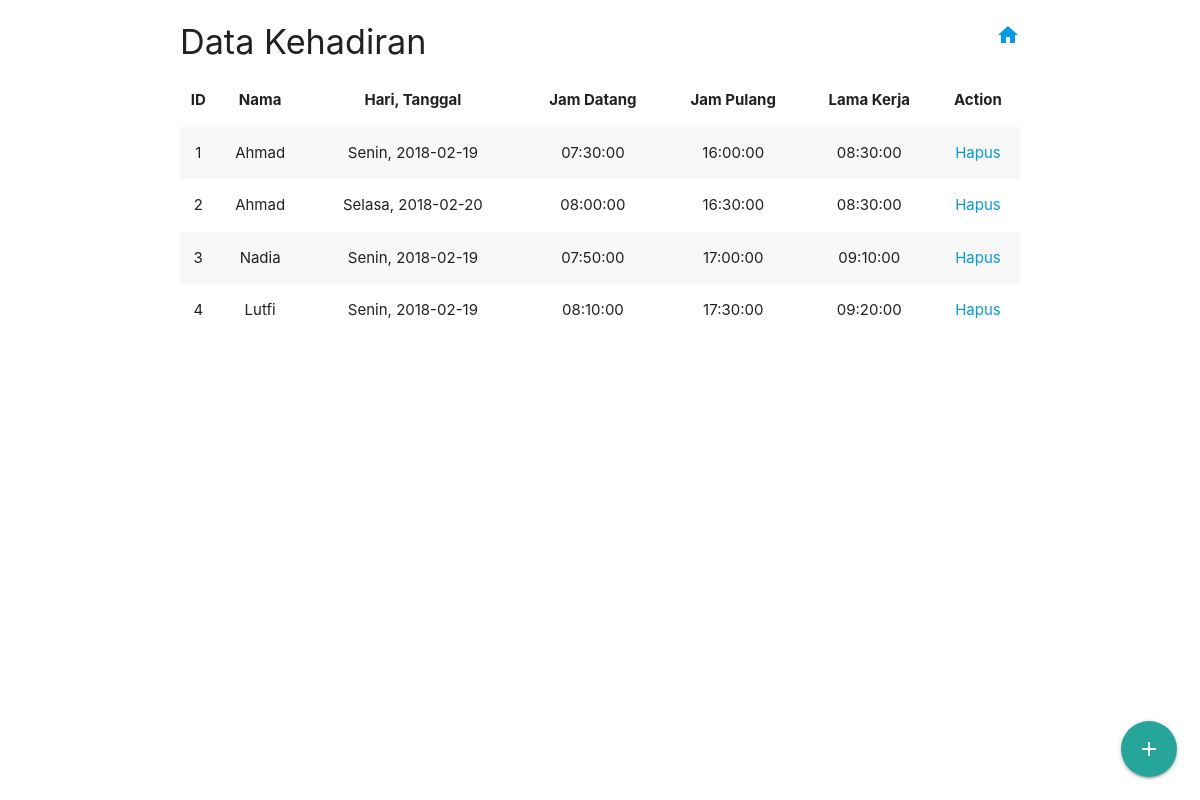
/index.php/kehadiran, run on the app's committed database.
### tables this page shows
CREATE TABLE `Kehadiran` (
  `id_kehadiran` int(11) NOT NULL AUTO_INCREMENT PRIMARY KEY,
  `id_karyawan` int(11) NOT NULL,
  `hari` int(11) NOT NULL,
  `tanggal` date NOT NULL,
  `jam_datang` time NOT NULL,
  `jam_pulang` time DEFAULT NULL
);

CREATE TABLE `Karyawan` (
  `id_karyawan` int(11) NOT NULL AUTO_INCREMENT PRIMARY KEY,
  `nama` varchar(50) NOT NULL,
  `gender` char(1) NOT NULL,
  `alamat` text NOT NULL,
  `no_hp` varchar(13) NOT NULL,
  `kd_jabatan` int(11) NOT NULL
);

### application/controllers/Kehadiran.php (called while the page is built, shortened)
<?php
class Kehadiran extends CI_Controller {
	function __construct() {
		$this->load->model('m_kehadiran');
	}
	function index() {
		$send['data'] = $this->m_kehadiran->get_all();
		$send['title'] = 'Data Kehadiran';
		$this->load->view('kehadiran/lihat', $send);
	}
}

### index.php (called while the page is built, shortened)
<?php
require_once BASEPATH.'core/CodeIgniter.php';

### application/models/M_kehadiran.php (called while the page is built, shortened)
<?php
class M_kehadiran extends CI_Model {
	private $tbname = 'Kehadiran';
	function get_all() {
		$query = 'SELECT id_kehadiran, nama, hari, tanggal, jam_datang, jam_pulang, timediff(jam_pulang, jam_datang) as lama_kerja ';
		$query .= 'FROM '.$this->tbname.' INNER JOIN Karyawan ';
		$query .= 'ON '.$this->tbname.'.id_karyawan = Karyawan.id_karyawan';
		return $this->db->query($query)->result();
	}
}

### application/views/kehadiran/lihat.php (the view, shortened to what this page needs)
  	<article>
   	<table class="centered striped">
		<thead>
			<tr>
				<th> ID </th>
				<th> Nama </th>
				<th> Hari, Tanggal </th>
				<th> Jam Datang </th>
				<th> Jam Pulang </th>
				<th> Lama Kerja </th>
				<th> Action </th>
			</tr>
		</thead>
		<tbody>
			<?php foreach ($data as $d) { ?>
			<tr>
				<td> <?php echo $d->id_kehadiran; ?></td>
				<td> <?php echo $d->nama; ?></td>
				<td><?php
					switch ($d->hari) {
						case 0:
							$day = "Senin";
							break;
						case 1:
							$day = "Selasa";
							break;
					}
					echo $day.', '.$d->tanggal;
				?></td>
				<td> <?php echo $d->jam_datang; ?></td>
				<td> <?php echo $d->jam_pulang; ?></td>
				<td> <?php echo $d->lama_kerja; ?></td>
				<td>
					 <a href="<?php echo site_url('kehadiran/delete/').$d->id_kehadiran; ?>"> Hapus </a>
				</td>
			</tr>
			<?php } ?>
		</tbody>
	</table>
  	</article>
  	<div class="fixed-action-btn">
	<a class="btn-floating btn-large waves-effect waves-light btn modal-trigger" href="<?php echo site_url('kehadiran/tambah'); ?>">
    	<i class="large material-icons"> add </i>
	</a>
</div>

### data on the page
kehadiran: id_kehadiran "1", id_karyawan.nama "Ahmad", hari "Senin", tanggal "2018-02-19", jam_datang "07:30:00", jam_pulang "16:00:00", lama_kerja "08:30:00"
kehadiran: id_kehadiran "2", id_karyawan.nama "Ahmad", hari "Selasa", tanggal "2018-02-20", jam_datang "08:00:00", jam_pulang "16:30:00", lama_kerja "08:30:00"
kehadiran: id_kehadiran "3", id_karyawan.nama "Nadia", hari "Senin", tanggal "2018-02-19", jam_datang "07:50:00", jam_pulang "17:00:00", lama_kerja "09:10:00"
kehadiran: id_kehadiran "4", id_karyawan.nama "Lutfi", hari "Senin", tanggal "2018-02-19", jam_datang "08:10:00", jam_pulang "17:30:00", lama_kerja "09:20:00"

### other printed values
$title "Data Kehadiran"
